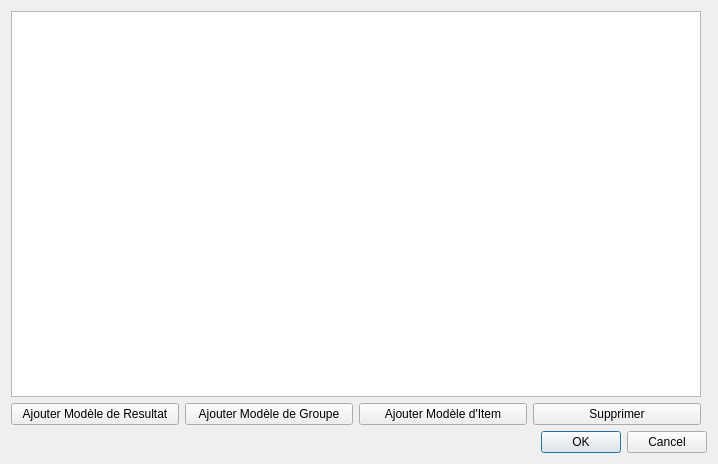
<?xml version="1.0" encoding="UTF-8"?>
<ui version="4.0">
 <class>INModelDialog</class>
 <widget class="QDialog" name="INModelDialog">
  <property name="geometry">
   <rect>
    <x>0</x>
    <y>0</y>
    <width>718</width>
    <height>464</height>
   </rect>
  </property>
  <property name="windowTitle">
   <string>Paramétrage des modèkes IN</string>
  </property>
  <layout class="QVBoxLayout" name="verticalLayout">
   <item>
    <widget class="QWidget" name="widget" native="true">
     <layout class="QHBoxLayout" name="horizontalLayout">
      <property name="leftMargin">
       <number>0</number>
      </property>
      <property name="topMargin">
       <number>0</number>
      </property>
      <property name="rightMargin">
       <number>0</number>
      </property>
      <property name="bottomMargin">
       <number>0</number>
      </property>
      <item>
       <widget class="QWidget" name="widget_2" native="true">
        <property name="sizePolicy">
         <sizepolicy hsizetype="Preferred" vsizetype="Preferred">
          <horstretch>0</horstretch>
          <verstretch>0</verstretch>
         </sizepolicy>
        </property>
        <layout class="QVBoxLayout" name="verticalLayout_3">
         <property name="leftMargin">
          <number>0</number>
         </property>
         <property name="topMargin">
          <number>0</number>
         </property>
         <property name="rightMargin">
          <number>0</number>
         </property>
         <property name="bottomMargin">
          <number>0</number>
         </property>
         <item>
          <widget class="QTreeView" name="treeView">
           <property name="sizePolicy">
            <sizepolicy hsizetype="Expanding" vsizetype="Expanding">
             <horstretch>0</horstretch>
             <verstretch>0</verstretch>
            </sizepolicy>
           </property>
           <attribute name="headerVisible">
            <bool>false</bool>
           </attribute>
          </widget>
         </item>
         <item>
          <widget class="QWidget" name="widget_3" native="true">
           <layout class="QHBoxLayout" name="horizontalLayout_2">
            <property name="leftMargin">
             <number>0</number>
            </property>
            <property name="topMargin">
             <number>0</number>
            </property>
            <property name="rightMargin">
             <number>0</number>
            </property>
            <property name="bottomMargin">
             <number>0</number>
            </property>
            <item>
             <widget class="QPushButton" name="pb_addResult">
              <property name="text">
               <string>Ajouter Modèle de Resultat</string>
              </property>
             </widget>
            </item>
            <item>
             <widget class="QPushButton" name="pb_addGroup">
              <property name="text">
               <string>Ajouter Modèle de Groupe</string>
              </property>
             </widget>
            </item>
            <item>
             <widget class="QPushButton" name="pb_addItem">
              <property name="text">
               <string>Ajouter Modèle d'Item</string>
              </property>
             </widget>
            </item>
            <item>
             <widget class="QPushButton" name="pb_delete">
              <property name="text">
               <string>Supprimer</string>
              </property>
             </widget>
            </item>
           </layout>
          </widget>
         </item>
        </layout>
       </widget>
      </item>
      <item>
       <widget class="QWidget" name="widgetZone" native="true">
        <property name="sizePolicy">
         <sizepolicy hsizetype="Fixed" vsizetype="Preferred">
          <horstretch>0</horstretch>
          <verstretch>0</verstretch>
         </sizepolicy>
        </property>
       </widget>
      </item>
     </layout>
    </widget>
   </item>
   <item>
    <widget class="QDialogButtonBox" name="buttonBox">
     <property name="orientation">
      <enum>Qt::Horizontal</enum>
     </property>
     <property name="standardButtons">
      <set>QDialogButtonBox::Cancel|QDialogButtonBox::Ok</set>
     </property>
    </widget>
   </item>
  </layout>
 </widget>
 <resources/>
 <connections>
  <connection>
   <sender>buttonBox</sender>
   <signal>accepted()</signal>
   <receiver>INModelDialog</receiver>
   <slot>accept()</slot>
   <hints>
    <hint type="sourcelabel">
     <x>248</x>
     <y>254</y>
    </hint>
    <hint type="destinationlabel">
     <x>157</x>
     <y>274</y>
    </hint>
   </hints>
  </connection>
  <connection>
   <sender>buttonBox</sender>
   <signal>rejected()</signal>
   <receiver>INModelDialog</receiver>
   <slot>reject()</slot>
   <hints>
    <hint type="sourcelabel">
     <x>316</x>
     <y>260</y>
    </hint>
    <hint type="destinationlabel">
     <x>286</x>
     <y>274</y>
    </hint>
   </hints>
  </connection>
 </connections>
</ui>
